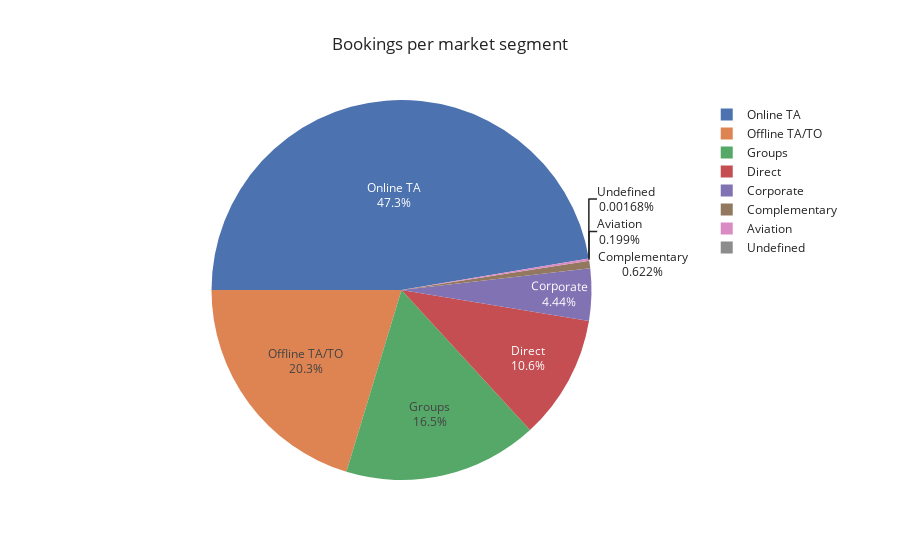

Source (notebook cell):
### Markdown cell above
<h3>Bookings by market segment</h3>

### Code cell
# total bookings per market segment (incl. canceled)
segments=data_cln["market_segment"].value_counts()

# pie plot
fig = px.pie(segments,
             values=segments.values,
             names=segments.index,
             title="Bookings per market segment",
             template="seaborn")
fig.update_traces(rotation=-90, textinfo="percent+label")
fig.show()

### Figure 1 — Plotly figure (JSON) as saved in the notebook; plotly's stock layout.template omitted (floating-point values rounded to 4 significant figures)
{"data": [{"domain": {"x": [0, 1], "y": [0, 1]}, "hovertemplate": "index=%{label}<br>value=%{value}<extra></extra>", "labels": ["Online TA", "Offline TA/TO", "Groups", "Direct", "Corporate", "Complementary", "Aviation", "Undefined"], "legendgroup": "", "name": "", "rotation": -90, "showlegend": true, "textinfo": "percent+label", "type": "pie", "values": [56366, 24189, 19651, 12586, 5284, 741, 237, 2]}], "layout": {"legend": {"tracegroupgap": 0}, "title": {"text": "Bookings per market segment"}}}
